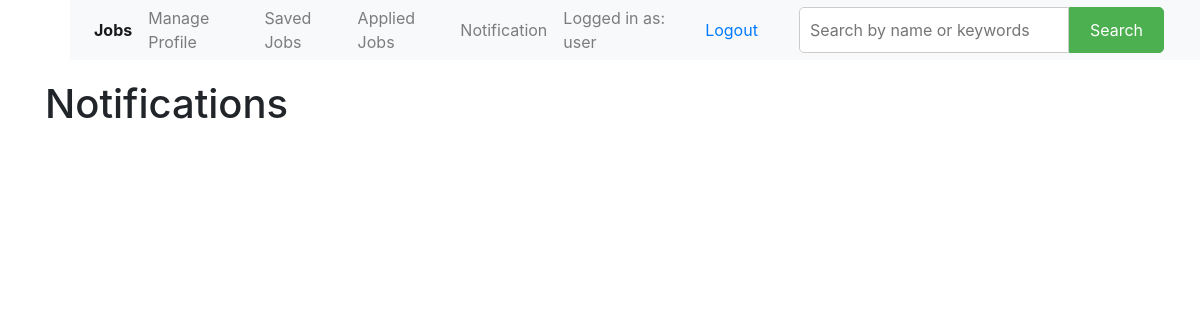
The app's page /notification/ (signed in), older data.
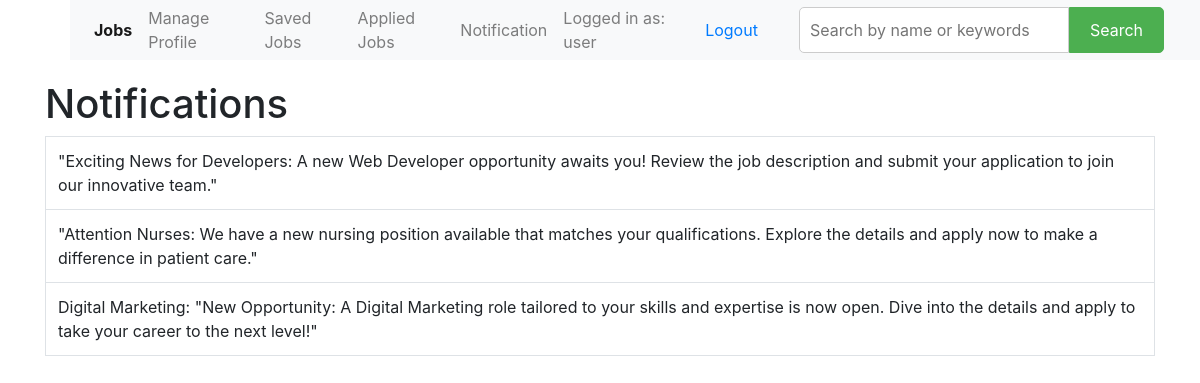
The same page, newer data.
### maincode/models.py (models this page shows, shortened)
class notification_data(models.Model):
    text_notification = models.CharField(max_length=100)

### maincode/views.py (the view)
# urls.py: path('notification/',views.notificationpage,name='notificationpage'),
def notificationpage(request):
    if request.user.is_authenticated:
        ndata = notification_data.objects.all().order_by('-id')
        return render(request, 'base/notifications.html', {'notifydata': ndata})
    else:
        return redirect('login')

### templates/base/notifications.html (shortened to what this page needs)
{% extends '../base/base.html' %}
{% block content %}
    <div class="container">
        <h1>Notifications</h1>
            {% if notifydata %}
                <table class="notification-table">
                    <tbody>
                        {% for notifications in notifydata %}
                            <tr>
                                 <td>{{ notifications.text_notification }}
                        {% endfor %}
            {% endif %}
                                </td>
                            </tr>
            </tbody>
        </table>
    </div>
{% endblock %}

Row changes from the older to the newer data that the page shows:
added notification_data: text_notification "\"Exciting News for Developers: A new Web Developer opportunity awaits you! Review the job description and submit your application to join our innovative team.\""
added notification_data: text_notification "\"Attention Nurses: We have a new nursing position available that matches your qualifications. Explore the details and apply now to make a difference in patient care.\""
added notification_data: text_notification "Digital Marketing: \"New Opportunity: A Digital Marketing role tailored to your skills and expertise is now open. Dive into the details and apply to take your career to the next level!\""
